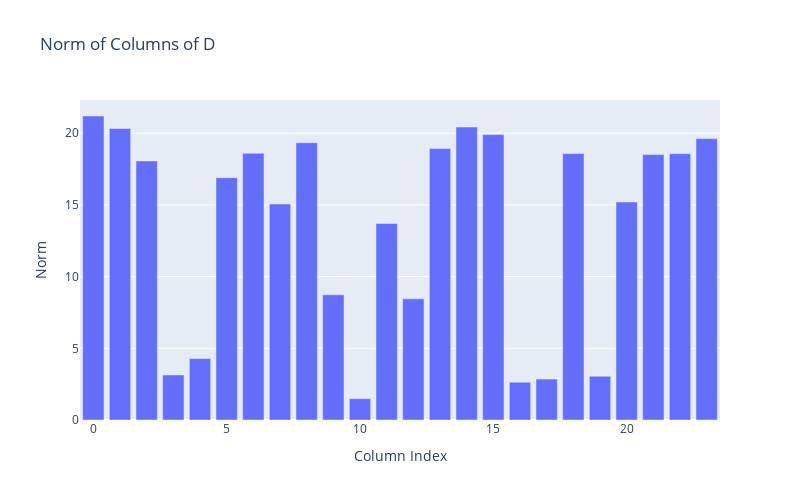

Notebook code for this chart:
### Code cell
# Show the norm of the columns of D
D_norms = np.linalg.norm(d, axis=0)
# Bar chart of the norms of the columns of D
fig = px.bar(x=np.arange(len(D_norms)), y=D_norms, labels={'x':'Column Index', 'y':'Norm'}, title='Norm of Columns of D')
fig.update_layout(width=800, height=500)
fig.show()

### Figure 1 — Plotly figure (JSON) as saved in the notebook; plotly's stock layout.template omitted (floating-point values rounded to 4 significant figures)
{"data": [{"alignmentgroup": "True", "hovertemplate": "Column Index=%{x}<br>Norm=%{y}<extra></extra>", "legendgroup": "", "marker": {"color": "#636efa", "pattern": {"shape": ""}}, "name": "", "offsetgroup": "", "orientation": "v", "showlegend": false, "textposition": "auto", "type": "bar", "x": [0, 1, 2, 3, 4, 5, 6, 7, 8, 9, 10, 11, 12, 13, 14, 15, 16, 17, 18, 19, 20, 21, 22, 23], "xaxis": "x", "y": [21.2, 20.32, 18.06, 3.144, 4.294, 16.89, 18.6, 15.06, 19.33, 8.73, 1.49, 13.71, 8.448, 18.93, 20.43, 19.9, 2.634, 2.855, 18.58, 3.048, 15.2, 18.51, 18.57, 19.62], "yaxis": "y"}], "layout": {"barmode": "relative", "height": 500, "legend": {"tracegroupgap": 0}, "title": {"text": "Norm of Columns of D"}, "width": 800, "xaxis": {"anchor": "y", "domain": [0, 1], "title": {"text": "Column Index"}}, "yaxis": {"anchor": "x", "domain": [0, 1], "title": {"text": "Norm"}}}}
